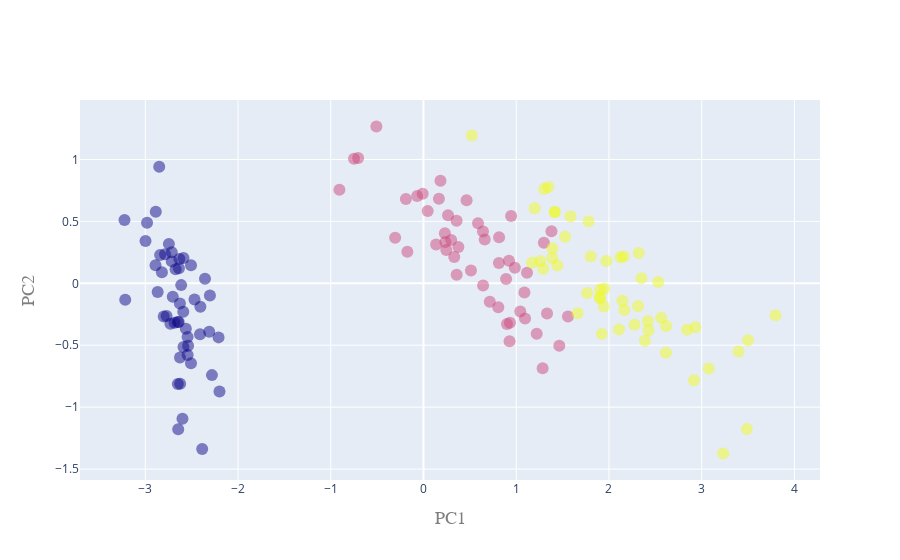

Here is the notebook cell this chart was saved with:
### Markdown cell above
##### Question 1.1

### Code cell
pca = PCA(2)
pca.fit(X)
X_reduced = pca.fit_transform(X)
plot_pca(X_reduced,y,y_name)

### Figure 1 — Plotly figure (JSON) as saved in the notebook; plotly's stock layout.template omitted (floating-point values rounded to 4 significant figures; data arrays with more than 128 entries replaced by an {"elided": "..."} marker saying what was removed)
{"data": [{"hoverinfo": "text", "hovertext": {"elided": "150 str values"}, "marker": {"color": {"elided": "150 int values"}, "opacity": 0.5, "size": 12}, "mode": "markers", "type": "scatter", "x": {"elided": "150 float values"}, "y": {"elided": "150 float values"}}], "layout": {"autosize": true, "xaxis": {"autorange": true, "range": [-3.676, 4.248], "title": {"font": {"color": "#7f7f7f", "family": "Courier New, monospace", "size": 18}, "text": "PC1"}, "type": "linear"}, "yaxis": {"autorange": true, "range": [-1.617, 1.509], "title": {"font": {"color": "#7f7f7f", "family": "Courier New, monospace", "size": 18}, "text": "PC2"}, "type": "linear"}}}
